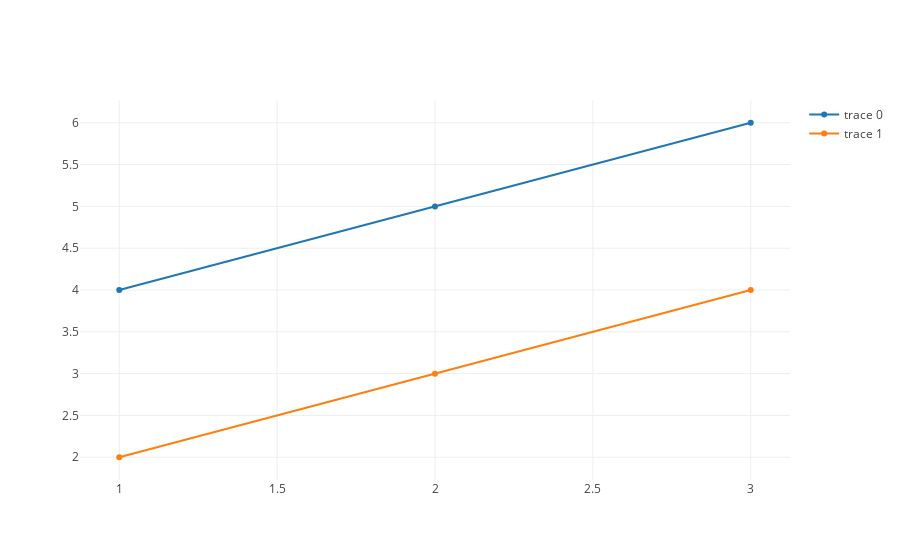

Notebook source saved alongside this figure:
### Code cell
iplot([{'x': [1, 2, 3], 'y': [4, 5, 6]}, {'x': [1, 2, 3], 'y': [2, 3, 4]}])

### Figure 1 — Plotly figure (JSON) as saved in the notebook; plotly's stock layout.template omitted (floating-point values rounded to 4 significant figures)
{"data": [{"type": "scatter", "uid": "e4e6fb23-1bbe-48f9-b75e-29de74846ecb", "x": [1, 2, 3], "y": [4, 5, 6]}, {"type": "scatter", "uid": "90af368f-7238-4510-a5de-0c99fc863885", "x": [1, 2, 3], "y": [2, 3, 4]}], "layout": {"autosize": true, "xaxis": {"autorange": true, "range": [0.8687, 3.131], "type": "linear"}, "yaxis": {"autorange": true, "range": [1.707, 6.293], "type": "linear"}}}
